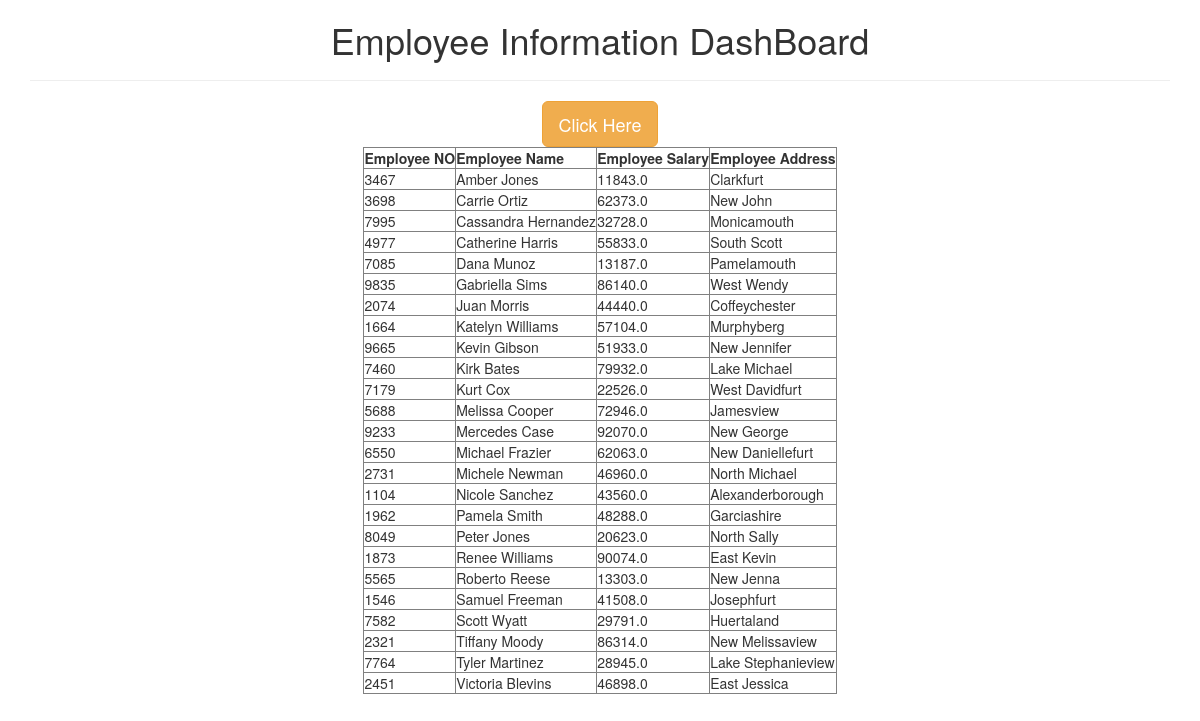
The page / on the database its author committed.
### cm_app/models.py (models this page shows)
class Employee(models.Model):
    eno = models.IntegerField()
    ename = models.CharField(max_length=50)
    esalary = models.FloatField()
    eaddress = models.CharField(max_length=250)
    objects = CustomManager()

### cm_app/views.py (the view)
# urls.py: path('', views.showIndex),
def showIndex(request):
    employees = Employee.objects.get_emp_sorted_by('ename')
    my_dict = {'employees': employees}
    return render(request, "index.html", context=my_dict)

### cm_app/models.py (called while the page is built)
    def get_emp_sorted_by(self,param):
        return super().get_queryset().order_by('ename')

### templates/index.html
<!DOCTYPE html>
{% extends 'base.html' %}
{% block body_block %}
    <h1>Employee Information DashBoard</h1><hr>
    <a href="/calculations" class="btn btn-lg btn-warning">Click Here</a>
    <table border="1">
    <thead>
    <th>Employee NO</th>
    <th>Employee Name</th>
    <th>Employee Salary</th>
    <th>Employee Address</th>
    </thead>
    {% for emp in employees %}
    <tr>
    <td>{{ emp.eno }}</td>
    <td>{{ emp.ename }}</td>
    <td>{{ emp.esalary }}</td>
    <td>{{ emp.eaddress }}</td>
    </tr>
    {% endfor %}
    </table>
{% endblock %}

### templates/base.html (shortened to what this page needs)
{% load static %}
<!DOCTYPE html>
<html lang="en">
<head>
    <link rel="stylesheet" href="https://maxcdn.bootstrapcdn.com/bootstrap/3.3.7/css/bootstrap.min.css"
>
</head>
<body>
    <div class="container" align="center">
{% block body_block %}
{% endblock %}
    </div>
</body>
</html>

### rows shown on the page
Employee: eno "3467", ename "Amber Jones", esalary "11843.0", eaddress "Clarkfurt"
Employee: eno "3698", ename "Carrie Ortiz", esalary "62373.0", eaddress "New John"
Employee: eno "7995", ename "Cassandra Hernandez", esalary "32728.0", eaddress "Monicamouth"
Employee: eno "4977", ename "Catherine Harris", esalary "55833.0", eaddress "South Scott"
Employee: eno "7085", ename "Dana Munoz", esalary "13187.0", eaddress "Pamelamouth"
Employee: eno "9835", ename "Gabriella Sims", esalary "86140.0", eaddress "West Wendy"
Employee: eno "2074", ename "Juan Morris", esalary "44440.0", eaddress "Coffeychester"
Employee: eno "1664", ename "Katelyn Williams", esalary "57104.0", eaddress "Murphyberg"
Employee: eno "9665", ename "Kevin Gibson", esalary "51933.0", eaddress "New Jennifer"
Employee: eno "7460", ename "Kirk Bates", esalary "79932.0", eaddress "Lake Michael"
Employee: eno "7179", ename "Kurt Cox", esalary "22526.0", eaddress "West Davidfurt"
Employee: eno "5688", ename "Melissa Cooper", esalary "72946.0", eaddress "Jamesview"
Employee: eno "9233", ename "Mercedes Case", esalary "92070.0", eaddress "New George"
Employee: eno "6550", ename "Michael Frazier", esalary "62063.0", eaddress "New Daniellefurt"
Employee: eno "2731", ename "Michele Newman", esalary "46960.0", eaddress "North Michael"
Employee: eno "1104", ename "Nicole Sanchez", esalary "43560.0", eaddress "Alexanderborough"
Employee: eno "1962", ename "Pamela Smith", esalary "48288.0", eaddress "Garciashire"
Employee: eno "8049", ename "Peter Jones", esalary "20623.0", eaddress "North Sally"
Employee: eno "1873", ename "Renee Williams", esalary "90074.0", eaddress "East Kevin"
Employee: eno "5565", ename "Roberto Reese", esalary "13303.0", eaddress "New Jenna"
Employee: eno "1546", ename "Samuel Freeman", esalary "41508.0", eaddress "Josephfurt"
Employee: eno "7582", ename "Scott Wyatt", esalary "29791.0", eaddress "Huertaland"
Employee: eno "2321", ename "Tiffany Moody", esalary "86314.0", eaddress "New Melissaview"
Employee: eno "7764", ename "Tyler Martinez", esalary "28945.0", eaddress "Lake Stephanieview"
Employee: eno "2451", ename "Victoria Blevins", esalary "46898.0", eaddress "East Jessica"
